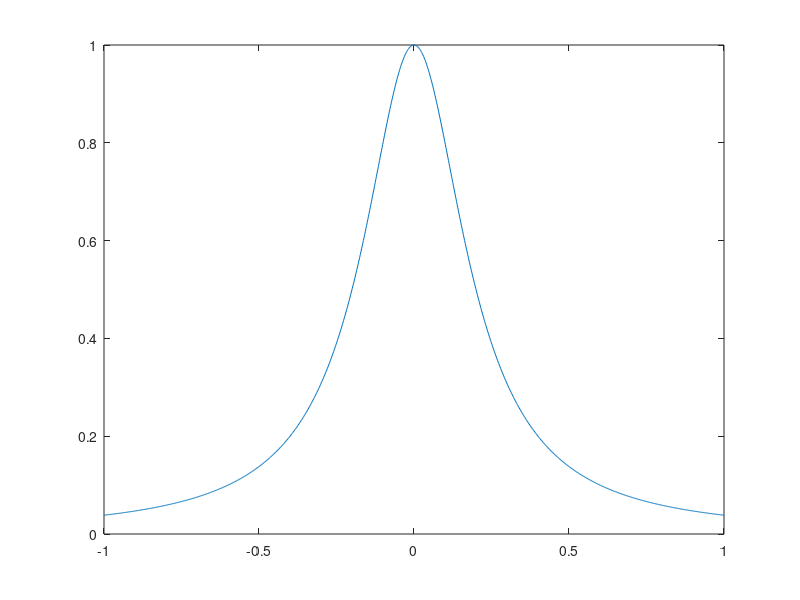

Reproduce this figure in MATLAB. (Note: this script raises an error after producing the figure.)

ns = [11, 13, 15];

f = @(x)(1./(1 + 25*x.^2));

xq = linspace(-1, 1, 1000);
y_true = f(xq);
plot(xq, y_true);
hold on

label = {'$f(x)=\frac{1}{1+25x^2}$'};
for n = ns
    x = linspace(-1,1,n);
    y = f(x);
    yq = PolyInterp(x,y,xq);
    plot(xq, yq);
    label = [label sprintf('$n=%d$', n)];
end

hold off

h = legend(label,'location','best');
set(h,'Interpreter','latex');